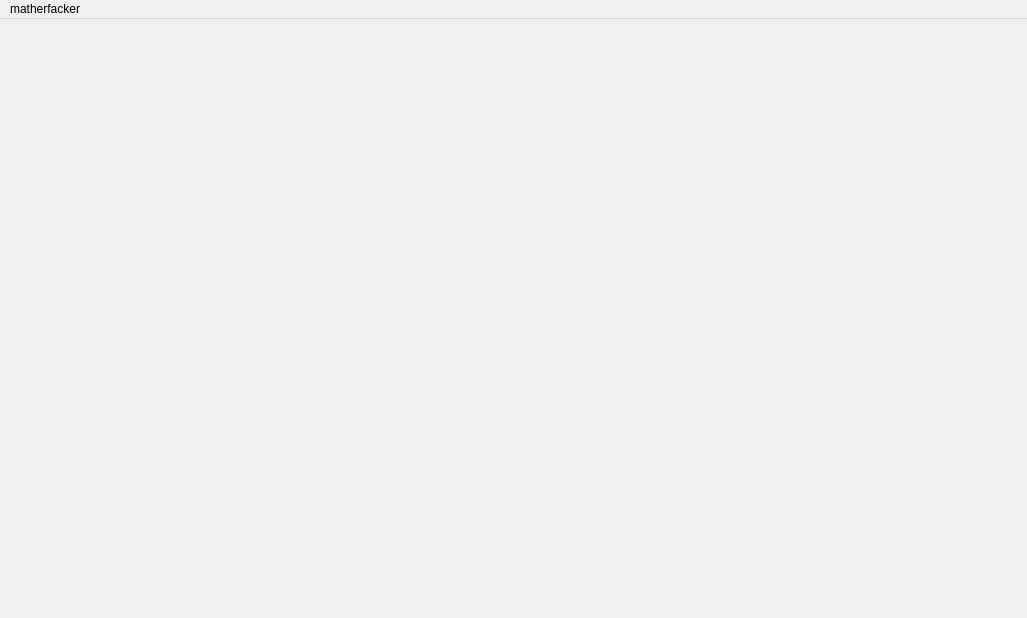
<?xml version="1.0" encoding="UTF-8"?>
<ui version="4.0">
 <class>MainWindow</class>
 <widget class="QMainWindow" name="MainWindow">
  <property name="geometry">
   <rect>
    <x>0</x>
    <y>0</y>
    <width>1027</width>
    <height>618</height>
   </rect>
  </property>
  <property name="windowTitle">
   <string>MainWindow</string>
  </property>
  <widget class="QWidget" name="centralWidget"/>
  <widget class="QMenuBar" name="menuBar">
   <property name="geometry">
    <rect>
     <x>0</x>
     <y>0</y>
     <width>1027</width>
     <height>22</height>
    </rect>
   </property>
   <widget class="QMenu" name="menumatherfacker">
    <property name="title">
     <string>matherfacker</string>
    </property>
    <addaction name="action_color"/>
   </widget>
   <addaction name="menumatherfacker"/>
  </widget>
  <action name="action_color">
   <property name="text">
    <string>   color</string>
   </property>
  </action>
 </widget>
 <layoutdefault spacing="6" margin="11"/>
 <resources/>
 <connections/>
</ui>
